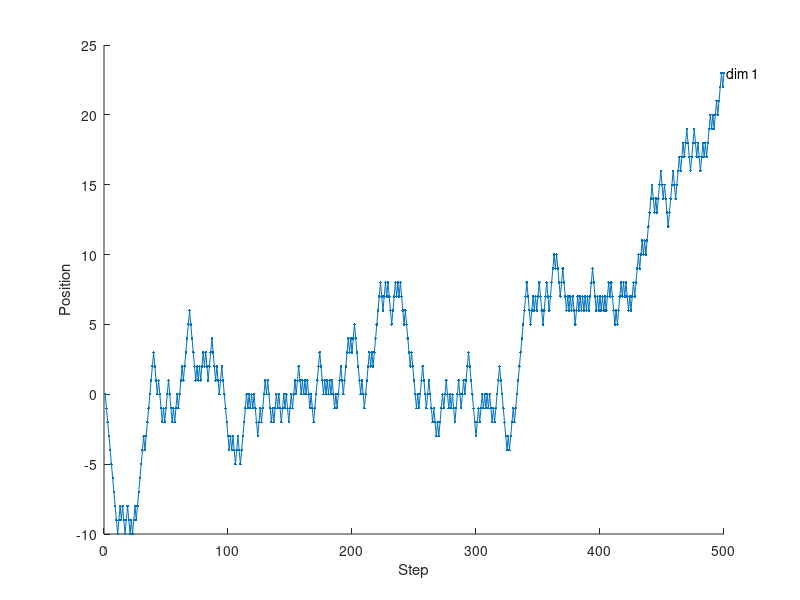

MATLAB code for this plot:
N = 500 ; % number of steps
X = 1 ;  % number of dimensions
% positions, starting at (0,0,...,0)
P = cumsum(full(sparse(1:N, randi(X,1,N), [0 2*randi([0 1],1,N-1)-1], N, X))) ; 
% visualisation
figure ;
hold on ;
for k=1:size(P,2),
   plot(1:size(P,1),P(:,k),'.-') ;
   text(size(P,1),P(end, k), sprintf(' dim %d',k)) ;
end
xlabel('Step') ;
ylabel('Position') ;
hold off ;